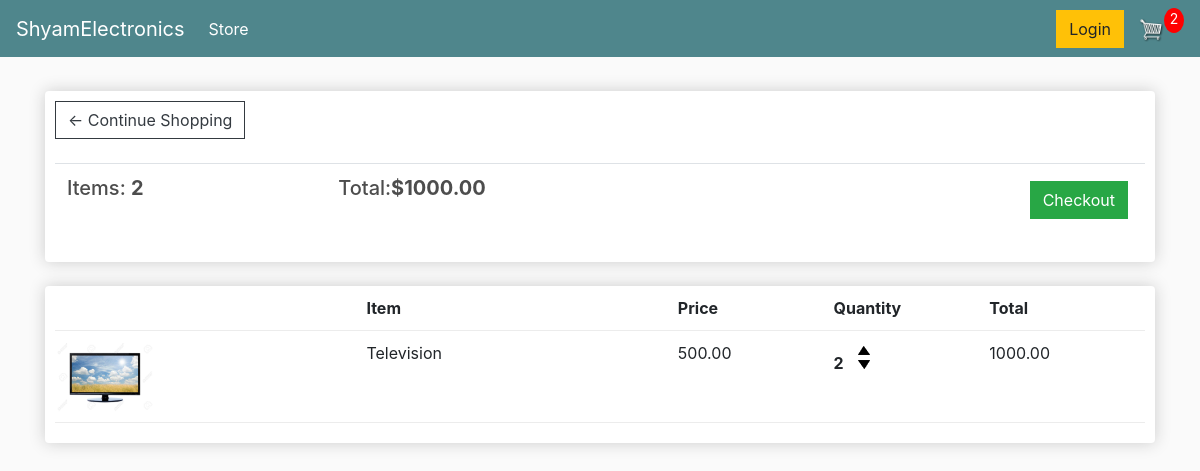
The page /cart/ (signed in) on the database as committed earlier.
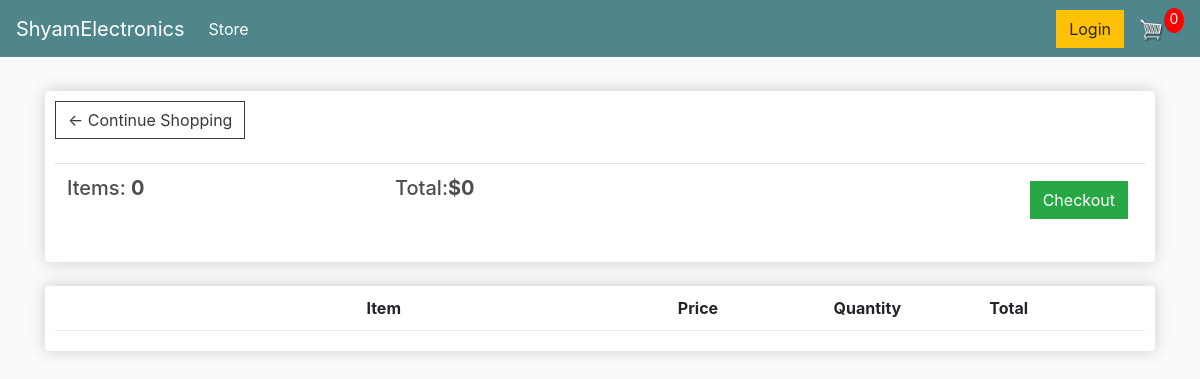
The same page on the database as committed later.
### store/models.py (models this page shows, shortened)
class Order(models.Model):
    customer = models.ForeignKey(Customer, on_delete=models.SET_NULL, null=True)
    date_ordered = models.DateTimeField(auto_now_add=True)
    complete = models.BooleanField(default=False)
    transaction_id = models.CharField(max_length=100, null=True)
    @property
    def get_cart_total(self):
        orderitems = self.orderitem_set.all()
        total = sum([item.get_total for item in orderitems])
        return total
    @property
    def get_cart_items(self):
        orderitems = self.orderitem_set.all()
        total = sum([item.quantity for item in orderitems])
        return total

class OrderItem(models.Model):
    product = models.ForeignKey(Product, on_delete=models.SET_NULL, blank=True, null=True)
    order = models.ForeignKey(Order, on_delete=models.SET_NULL, blank=True, null=True)
    quantity = models.IntegerField(default=0, null=True, blank=True)
    date_added = models.DateTimeField(auto_now_add=True)
    @property
    def get_total(self):
        total = self.product.price * self.quantity
        return total

class Product(models.Model):
    name = models.CharField(max_length=200)
    price = models.DecimalField(max_digits=7, decimal_places=2)
    digital = models.BooleanField(default=False, null=True, blank=True)
    image = models.ImageField(null=True, blank=True)
    @property
    def imageURL(self):
        try:
            url = self.image.url
        except:
            url = ''
        return url

### store/views.py (the view)
# urls.py: path('cart/', views.cart, name="cart"),
def cart(request):
    data = cartData(request)
    cartItems = data['cartItems']
    order = data['order']
    items = data['items']
    context = {'items': items, 'order': order, 'cartItems': cartItems}
    return render(request, 'store/cart.html', context)

### store/utils.py (called while the page is built)
def cartData(request):
    if request.user.is_authenticated:
        customer = request.user.customer
        order, created = Order.objects.get_or_create(customer=customer, complete=False)
        items = order.orderitem_set.all()
        cartItems = order.get_cart_items
    else:
        cookieData = cookieCart(request)
        cartItems = cookieData['cartItems']
        order = cookieData['order']
        items = cookieData['items']
    return {'cartItems': cartItems, 'order': order, 'items': items}

### store/templates/store/cart.html
{% extends 'store/main.html' %}
{% load static %}
{% block content %}
    <div class="row">
         <div class="col-lg-12">
             <div class="box-element">
                 <a  class="btn btn-outline-dark" href="{% url 'store' %}">&#x2190; Continue Shopping</a>
                 <br>
                 <br>
                 <table class="table">
					<tr>
						<th><h5>Items: <strong>{{order.get_cart_items}}</strong></h5></th>
						<th><h5>Total:<strong>${{order.get_cart_total}}</strong></h5></th>
						<th>
							<a  style="float:right; margin:5px;" class="btn btn-success" href="{% url 'checkout' %}">Checkout</a>
						</th>
					</tr>
				</table>
			</div>
			<br>
			<div class="box-element">
                <div class="cart-row">
					<div style="flex:2"></div>
					<div style="flex:2"><strong>Item</strong></div>
					<div style="flex:1"><strong>Price</strong></div>
					<div style="flex:1"><strong>Quantity</strong></div>
					<div style="flex:1"><strong>Total</strong></div>
				</div>
				{% for item in items %}
				<div class="cart-row">
					<div style="flex:2"><img class="row-image" src="{{item.product.imageURL}}"></div>
					<div style="flex:2"><p>{{item.product.name}}</p></div>
					<div style="flex:1"><p>{{item.product.price|floatformat:2}}</p></div>
					<div style="flex:1">
						<p class="quantity">{{item.quantity}}</p>
						<div class="quantity">
							<img data-product={{item.product.id}} data-action="add"  class="chg-quantity update-cart" src="{% static  'images/arrowup.png' %}">
							<img data-product={{item.product.id}} data-action="remove"  class="chg-quantity update-cart" src="{% static  'images/arrowdown.png' %}">
						</div>
					</div>
					<div style="flex:1"><p>{{item.get_total}}</p></div>
				</div>
				{% endfor %}
			</div>
		</div>
	</div>
{% endblock content %}

### store/templates/store/main.html (shortened to what this page needs)
<!DOCTYPE html>
{% load static %}
<html>
<head>
    <link rel="stylesheet" href="https://stackpath.bootstrapcdn.com/bootstrap/4.4.1/css/bootstrap.min.css">
    <link rel="stylesheet" type="text/css" href="{%static 'css/main.css' %}">
</head>
<body>
   <nav class="navbar navbar-expand-lg navbar-dark bg-dark">
     <a class="navbar-brand" href="{% url 'store' %}">ShyamElectronics</a>
  <div class="collapse navbar-collapse" id="navbarSupportedContent">
    <ul class="navbar-nav mr-auto">
      <li class="nav-item active">
        <a class="nav-link" href="{% url 'store' %}">Store <span class="sr-only">(current)</span></a>
      </li>
    </ul>
        <div class="form-inline my-2 my-lg-0">
	     	<a href="#"class="btn btn-warning">Login</a>
	     	<a href="{% url 'cart' %}">
	    		<img  id="cart-icon" src="{% static 'images/cart.png' %}">
	    	</a>
	    	<p id="cart-total">{{cartItems}}</p>
	    </div>
  </div>
</nav>
    <div class="container">
        <br>
        {%block content %}
        {%endblock content %}
    </div>
</body>
</html>

### static/css/main.css (style rules this page uses)
body { background-color: hsl(0, 0%, 98%); }
h1,h2,h3,h4,h5,h6 { color:hsl(0, 0%, 30%); }
.box-element { box-shadow:hsl(0, 0%, 80%) 0 0 16px; background-color: #fff; border-radius: 4px; padding: 10px; }
.bg-dark { background-color: #4f868c!important; }
#cart-icon { width:25px; display: inline-block; margin-left: 15px; }
#cart-total { display: block; text-align: center; color:#fff; background-color: red; width: 20px; height: 25px; border-radius: 50%; font-size: 14px; }
.col-lg-4, .col-lg-6, .col-lg-8, .col-lg-12 { margin-top: 10px; }
.btn { border-radius: 0; }
.cart-row { display: flex; align-items: flex-stretch; padding-bottom: 10px; margin-bottom: 10px; border-bottom: 1px solid #ececec; }

Rows that differ between the two databases and show on the page:
no longer on this page (row edited): Order: get_cart_items "2", get_cart_total "1000.00"
removed OrderItem: product.imageURL (picture), product.name "Television", product.price "500.00", quantity "2", get_total "1000.00"
added Order: get_cart_items "0", get_cart_total "0"
Other text that changed with them:
{{ cartItems }}: "2" → "0"
